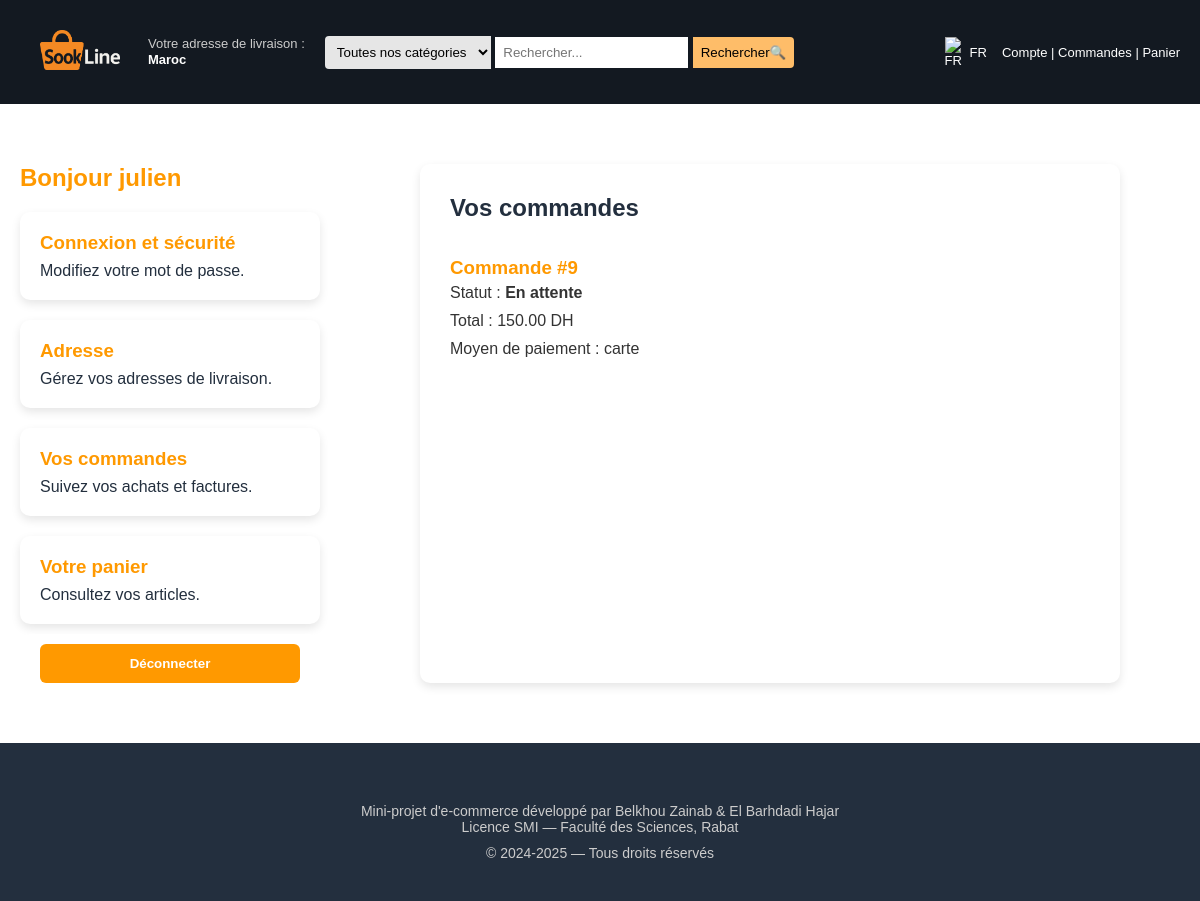
The app's page /commandes.php (signed in) with its own data.
### tables this page shows
CREATE TABLE IF NOT EXISTS `commandes` (
  `id` int NOT NULL AUTO_INCREMENT,
  `id_client` int NOT NULL,
  `statut` varchar(50) DEFAULT 'En attente',
  `total` decimal(10,2) NOT NULL,
  `mode_paiement` varchar(20) DEFAULT NULL,
  PRIMARY KEY (`id`),
  KEY `id_client` (`id_client`)
);

### commandes.php (the view, shortened to what this page needs)
<!DOCTYPE html>
<html lang="fr">
<head>
    <link rel="stylesheet" href="style.css">
</head>
<body>
    <?php
    include 'bar.php';
    require_once 'db.php';
    $id_client = $_SESSION['client_id'] ?? null;
    ?>
    <div class="main-container">
        <?php include 'menu_gauche.php'; ?>
        <div class="content">
            <h2>Vos commandes</h2>
            <?php
            if ($id_client) {
                $stmt = $conn->prepare("SELECT * FROM commandes WHERE id_client = ?");
                $stmt->bind_param("i", $id_client);
                $stmt->execute();
                $result = $stmt->get_result();
                if ($result->num_rows > 0) {
                    while ($row = $result->fetch_assoc()) {
                        echo "<div class='order-item'>";
                        echo "<h3>Commande #" . htmlspecialchars($row['id']) . "</h3>";
                        echo "<p>Statut : <strong>" . htmlspecialchars($row['statut'] ?? 'En cours') . "</strong></p>";
                        echo "<p>Total : " . number_format($row['total'], 2) . " DH</p>";
                        echo "<p>Moyen de paiement : " . htmlspecialchars($row['mode_paiement'] ?? 'Non spécifié') . "</p>";
                        echo "</div>";
                    }
                } else {
                    echo "<p>Aucune commande trouvée.</p>";
                }
            } else {
                echo "<p>Veuillez vous connecter pour voir vos commandes.</p>";
            }
            ?>
        </div>
    </div>
    <?php include 'footer.php'; ?>
</body>
</html>

### style.css (style rules this page uses)
* { margin: 0; padding: 0; box-sizing: border-box; }
body { font-family: Arial, sans-serif; transition: background-color 0.3s ease; }
.main-container { display: flex; max-width: 1200px; margin: 40px auto; gap: 40px; padding: 20px; }
.content { flex: 1; background: white; padding: 30px; border-radius: 10px; box-shadow: 0 4px 10px rgba(0, 0, 0, 0.1); max-width: 700px; margin: 0 auto; }
.content h2 { color: #232F3E; margin-bottom: 20px; }
.content p { font-size: 16px; color: #333; margin-bottom: 10px; }
.order-item, .address-item, .payment-item, .security-item { border-bottom: 1px solid #eee; padding: 15px 0; }
.order-item:last-child, .address-item:last-child, .payment-item:last-child, .security-item:last-child { border-bottom: none; }
.order-item h3, .address-item h3, .payment-item h3, .security-item h3 { color: #FF9900; margin-bottom: 5px; }

### records on screen
commandes: id "9", statut "En attente", total "150.00", mode_paiement "carte"

### other values on screen
$_SESSION['prenom'] "julien"
